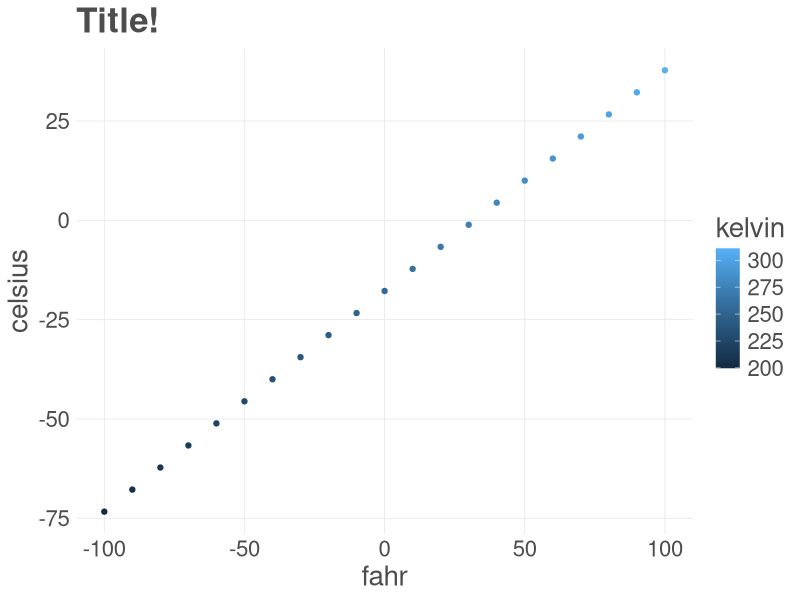

This figure's R source:
# 
airtemps <- c(212, 30.3, 78, 32)
airtemps1 <- c(212.01, 30.31, 78.01, 32.01)


# so we write a function. fahr is the argument. 
# run this section to create the function (gets listed in environment)
# function will automatically  return last line, but that is not always what you want to return (say, if there is a checker line)

#' Convert temperatures from C to F
#'
#' @param celsius Temperature value in Celsius
#'
#' @return 
#' @export
#'
#' @examples
celsius_to_fahr <- function(celsius) {
  fahr <- (celsius * 9/5 + 32)
  return(fahr)
}

fahr1 <- celsius_to_fahr(airtemps1)

convert_temps <- function(fahr){
  celsius <- (fahr - 32)*5/9
  kelvin <- celsius + 273.15
  temps <- data.frame(fahr = fahr, 
                    celsius = celsius,
                    kelvin = kelvin)
  return(temps)
}

temps_df <- convert_temps(airtemps)
temps_df <- data.frame(convert_temps(seq(-100,100,10)))

## ggplot theme - changing base size of text. A default of 9 is set, so function can be run with no arguments
custom_theme <- function(base_size = 9) {
  ggplot2::theme(
    text             = ggplot2::element_text(family = 'Helvetica', 
                                             color = 'gray30', 
                                             size = base_size),
    plot.title       = ggplot2::element_text(size = ggplot2::rel(1.25), 
                                             hjust = 0.5, 
                                             face = 'bold'),
    panel.background = ggplot2::element_blank(),
    panel.border     = ggplot2::element_blank(),
    panel.grid.minor = ggplot2::element_blank(),
    panel.grid.major = ggplot2::element_line(colour = 'grey90', 
                                             linewidth = 0.25),
    legend.position  = 'right',
    legend.key       = ggplot2::element_rect(colour = NA, 
                                             fill = NA),
    axis.ticks       = ggplot2::element_blank(),
    axis.line        = ggplot2::element_blank()
  )
}

library(ggplot2)

ggplot(temps_df, mapping = aes(x = fahr, y = celsius, color = kelvin)) +
  geom_point() + ggtitle("Title!") +
  custom_theme(20) + theme(plot.title       = ggplot2::element_text(hjust = 0))
